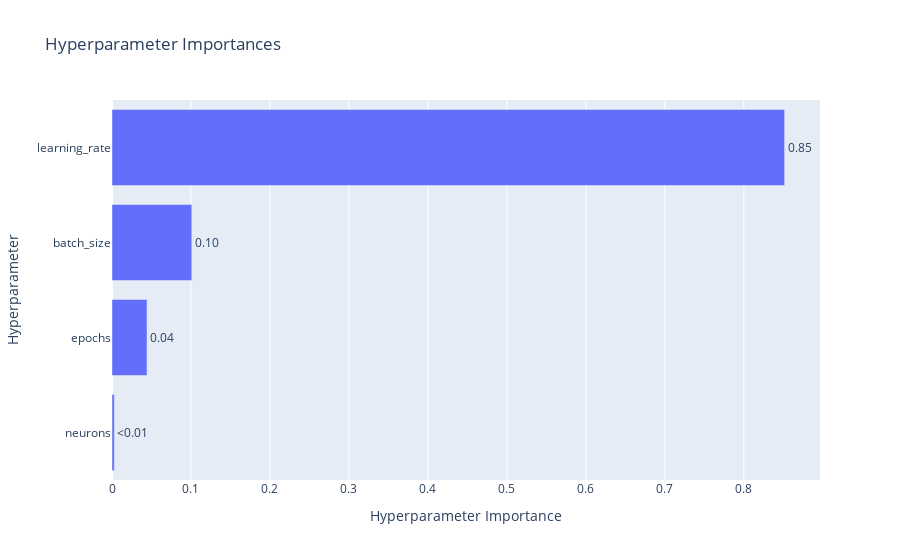
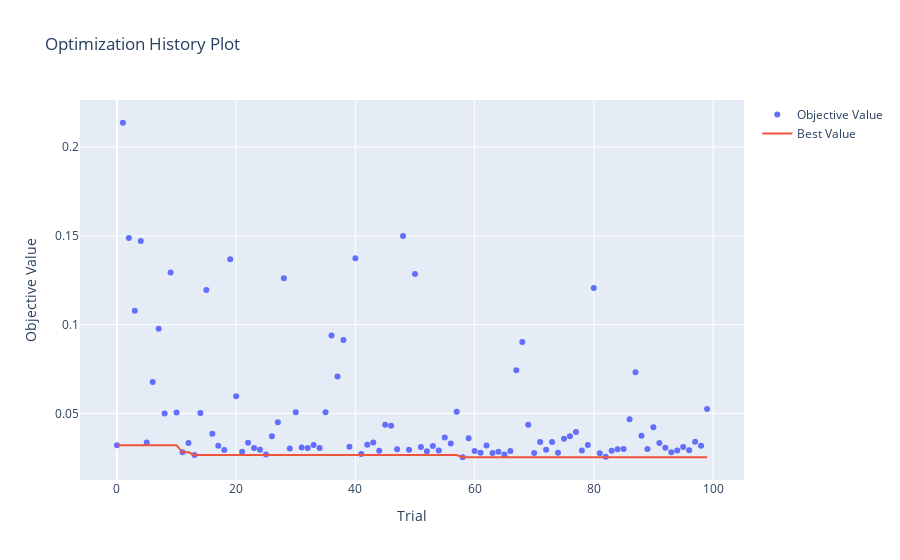
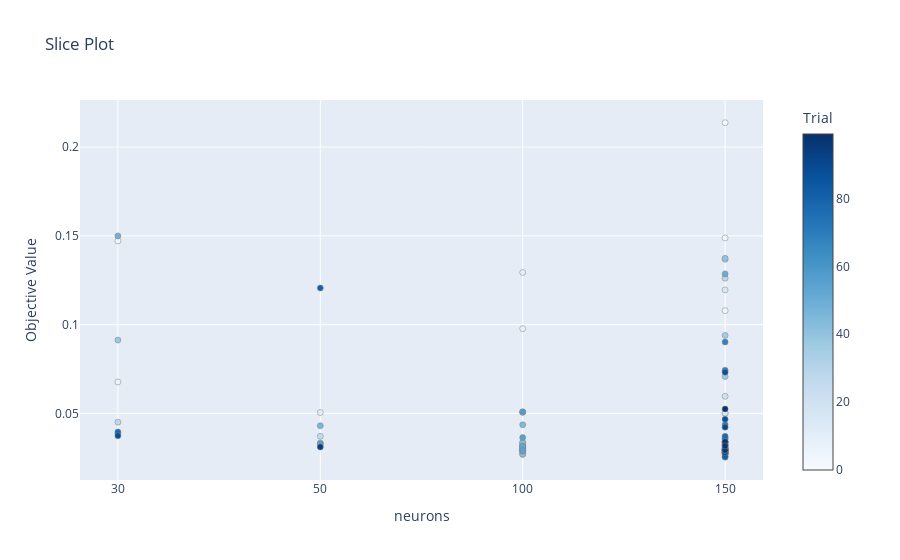
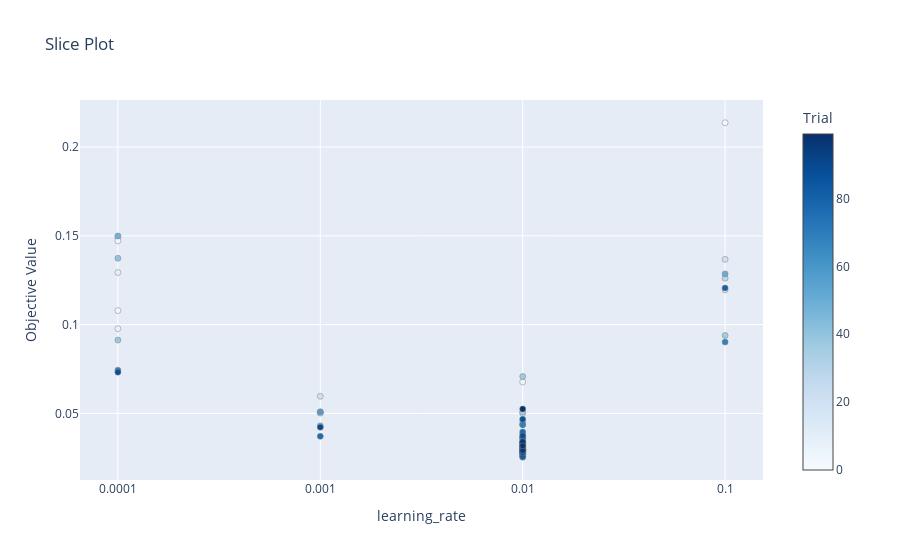

The notebook cell these images were saved under, in order:
### Markdown cell above
### Table for Hyperparameter Comparison

### Code cell
# Hyperparameter importance
hyperparam_importance = ov.plot_param_importances(study)
hyperparam_importance.show()

# Optimization history
opt_history = ov.plot_optimization_history(study)
opt_history.show()

# Slice plots for all hyperparameters
for param in study.best_params.keys():
    slice_plot = ov.plot_slice(study, params=[param])
    slice_plot.show()
